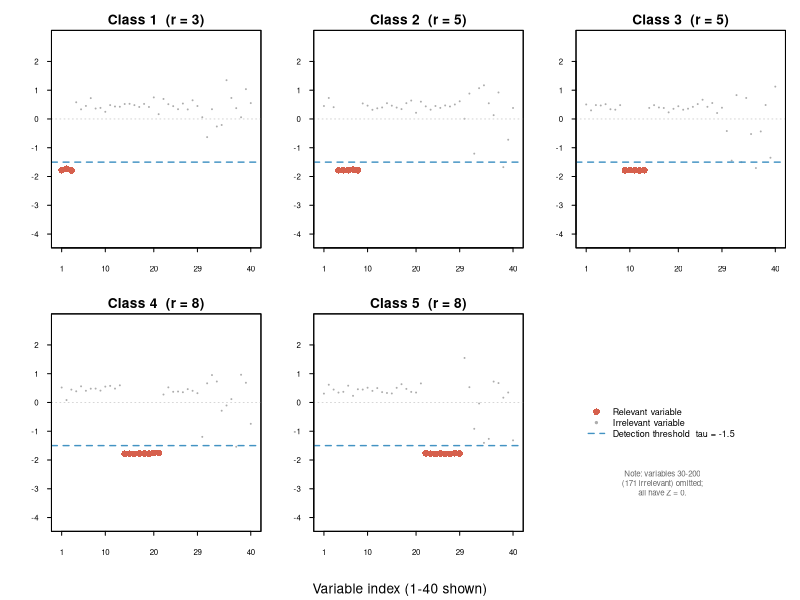
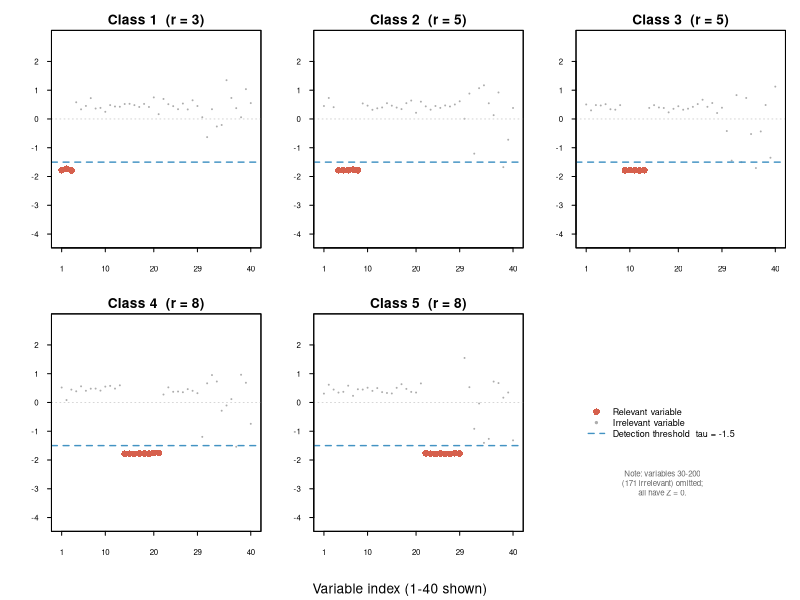

These figures' R source, in order:
# N1_figure.R
# Improved Z-score figure for Study 2 (d=200, C=5)
# Shows variables 1-40 only (all relevant vars are in 1-29; vars 30+ are all Z≈0)

FIGURES_DIR <- file.path("..", "manuscript", "figures")
DATA_DIR    <- file.path("..", "data")
set.seed(42)
C   <- 5L
D   <- 200L
N_Y <- 150L
R_Y <- c(3L, 5L, 5L, 8L, 8L)
rel_start <- c(1L, 4L, 9L, 14L, 22L)
REL_SETS  <- lapply(1:C, function(y) rel_start[y]:(rel_start[y] + R_Y[y] - 1L))
DETECT_TAU <- -1.5

bw_silverman <- function(x) {
  s <- sd(x); if (s < 1e-12) return(1e-6)
  1.06 * s * length(x)^(-0.2)
}

gen_data <- function(irrel_type = "normal") {
  rho <- 0.5
  lapply(1:C, function(y) {
    rel <- REL_SETS[[y]]; nr <- R_Y[y]; nirr <- D - nr
    mu_rel <- rep(c(0.3, 0.5, 0.7), length.out = nr)
    X <- matrix(0, nrow = N_Y, ncol = D)
    X[, rel] <- matrix(rnorm(N_Y * nr, mean = rep(mu_rel, each = N_Y), sd = 0.1),
                       nrow = N_Y, ncol = nr)
    X[, -rel] <- matrix(rnorm(N_Y * nirr), nrow = N_Y, ncol = nirr)
    X
  })
}

train <- gen_data()

# Compute Silverman bandwidths and Z-scores
bw_sil <- matrix(0, C, D)
for (y in 1:C) bw_sil[y,] <- apply(train[[y]], 2L, bw_silverman)

zscore <- matrix(0, C, D)
for (j in 1:D) {
  hj <- bw_sil[, j]; sj <- sd(hj)
  if (sj < 1e-10) next
  zscore[, j] <- (hj - mean(hj)) / sj
}

# ---- Figure ----
SHOW_MAX <- 40L   # show only variables 1-40; vars 30-200 are all Z≈0 (redundant)
col_rel   <- "#d6604d"
col_irrel <- "grey68"
YLIM      <- c(-4.2, 2.8)

do_panel <- function(y) {
  rel <- REL_SETS[[y]]
  irrel_idx <- setdiff(1:SHOW_MAX, rel)
  rel_idx   <- intersect(rel, 1:SHOW_MAX)
  z <- zscore[y, 1:SHOW_MAX]

  plot(irrel_idx, z[irrel_idx], pch = 20, cex = 0.28, col = col_irrel,
       xlim = c(0.5, SHOW_MAX + 0.5), ylim = YLIM, xaxt = "n", yaxt = "n",
       xlab = "", ylab = "", main = "")
  mtext(sprintf("Class %d  (r = %d)", y, R_Y[y]),
        side = 3, line = 0.25, cex = 0.82, font = 2)
  abline(h = 0,          col = "grey80", lty = 3, lwd = 0.8)
  abline(h = DETECT_TAU, col = "#4393c3", lty = 2, lwd = 1.4)
  points(rel_idx, z[rel_idx], pch = 16, cex = 1.35, col = col_rel)
  axis(1, at = c(1, 10, 20, 29, 40), cex.axis = 0.72, tcl = -0.3)
  axis(2, at = c(-4, -3, -2, -1, 0, 1, 2), cex.axis = 0.72, las = 1, tcl = -0.3)
  box()
}

fig_path <- file.path(FIGURES_DIR, "N1_zscore.eps")
postscript(fig_path, width = 9, height = 5,
           horizontal = FALSE, onefile = FALSE, paper = "special")
layout(matrix(c(1,2,3,4,5,6), nrow = 2, ncol = 3, byrow = TRUE),
       widths = c(1,1,1), heights = c(1,1))
par(mar = c(3.2, 3.4, 1.8, 0.6), oma = c(2, 0.5, 0.5, 0.5))
for (y in 1:5) do_panel(y)
# 6th panel: shared legend + note
par(mar = c(3.2, 0.5, 1.8, 0.5))
plot.new()
legend("center", bty = "n", cex = 0.82,
       legend = c("Relevant variable", "Irrelevant variable",
                  "Detection threshold  tau = -1.5"),
       pch    = c(16, 20, NA),
       col    = c(col_rel, col_irrel, "#4393c3"),
       lty    = c(NA, NA, 2), lwd = c(NA, NA, 1.4),
       pt.cex = c(1.35, 0.7, NA))
text(0.5, 0.20, "Note: variables 30-200\n(171 irrelevant) omitted;\nall have Z = 0.",
     cex = 0.72, adj = c(0.5, 0.5), col = "grey40")
mtext("Variable index (1-40 shown)", side = 1, outer = TRUE, line = 0.7, cex = 0.82)
dev.off()
cat("EPS saved:", fig_path, "\n")

pdf_path <- file.path(FIGURES_DIR, "N1_zscore-eps-converted-to.pdf")
pdf(pdf_path, width = 9, height = 5)
layout(matrix(c(1,2,3,4,5,6), nrow = 2, ncol = 3, byrow = TRUE),
       widths = c(1,1,1), heights = c(1,1))
par(mar = c(3.2, 3.4, 1.8, 0.6), oma = c(2, 0.5, 0.5, 0.5))
for (y in 1:5) do_panel(y)
par(mar = c(3.2, 0.5, 1.8, 0.5))
plot.new()
legend("center", bty = "n", cex = 0.82,
       legend = c("Relevant variable", "Irrelevant variable",
                  "Detection threshold  tau = -1.5"),
       pch    = c(16, 20, NA),
       col    = c(col_rel, col_irrel, "#4393c3"),
       lty    = c(NA, NA, 2), lwd = c(NA, NA, 1.4),
       pt.cex = c(1.35, 0.7, NA))
text(0.5, 0.20, "Note: variables 30-200\n(171 irrelevant) omitted;\nall have Z = 0.",
     cex = 0.72, adj = c(0.5, 0.5), col = "grey40")
mtext("Variable index (1-40 shown)", side = 1, outer = TRUE, line = 0.7, cex = 0.82)
dev.off()
cat("PDF saved:", pdf_path, "\n")
